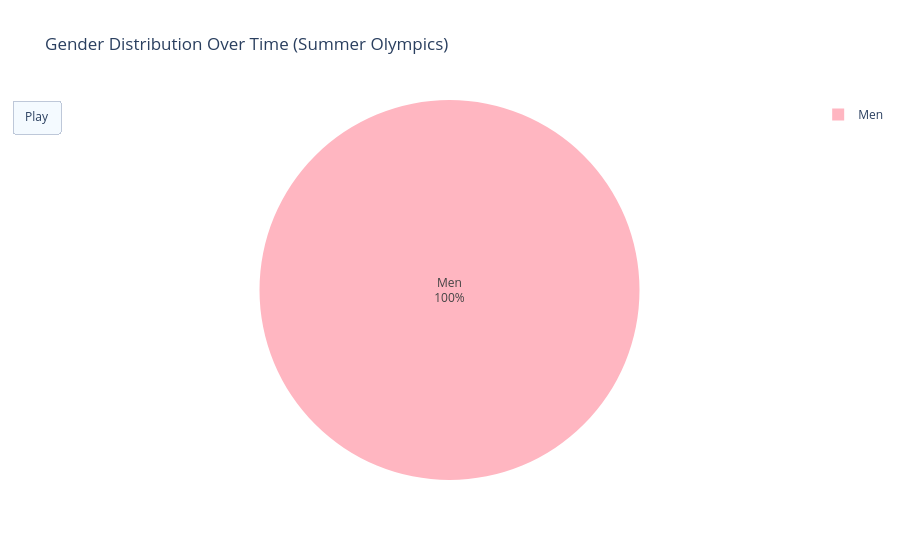
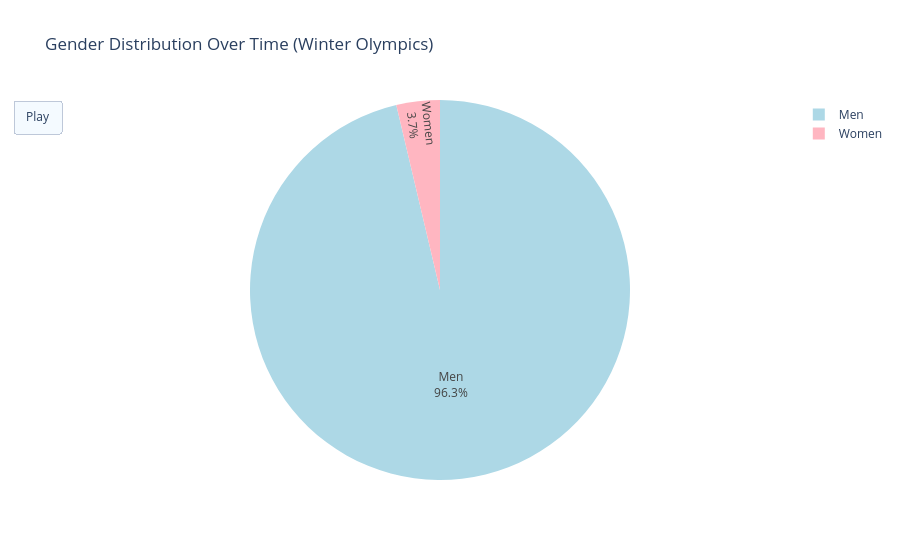

Notebook code for these charts, in order:
### Code cell
def create_gender_pie(df, season_name):

    season_df = df[df["season"] == season_name]

    gender_time = (
        season_df
        .groupby(["year", "gender"])
        .size()
        .reset_index(name="count")
    )

    gender_time["gender"] = gender_time["gender"].replace({"M": "Men", "F": "Women"})

    years = sorted(gender_time["year"].unique())

    frames = []

    for year in years:
        data_year = gender_time[gender_time["year"] == year]

        frames.append(
            go.Frame(
                data=[
                    go.Pie(
                        labels=data_year["gender"],
                        values=data_year["count"],
                        marker=dict(colors=["#FFB6C1", "#ADD8E6"]),
                        textinfo="percent+label"
                    )
                ],
                name=str(year)
            )
        )

    first_year = gender_time[gender_time["year"] == years[0]]

    fig = go.Figure(
        data=[
            go.Pie(
                labels=first_year["gender"],
                values=first_year["count"],
                marker=dict(colors=["#FFB6C1", "#ADD8E6"]),
                textinfo="percent+label"
            )
        ],
        frames=frames
    )

    fig.update_layout(
        title=f"Gender Distribution Over Time ({season_name} Olympics)",
        updatemenus=[{
            "type": "buttons",
            "buttons": [
                {
                    "label": "Play",
                    "method": "animate",
                    "args": [None]
                }
            ]
        }]
    )

    return fig

fig_summer = create_gender_pie(olympics, "Summer")
fig_winter = create_gender_pie(olympics, "Winter")

fig_summer.show()
fig_winter.show()

### Figure 1 — Plotly figure (JSON) as saved in the notebook; plotly's stock layout.template omitted (floating-point values rounded to 4 significant figures)
{"data": [{"labels": ["Men"], "marker": {"colors": ["#FFB6C1", "#ADD8E6"]}, "textinfo": "percent+label", "type": "pie", "values": [380]}], "layout": {"title": {"text": "Gender Distribution Over Time (Summer Olympics)"}, "updatemenus": [{"buttons": [{"args": [null], "label": "Play", "method": "animate"}], "type": "buttons"}]}}

### Figure 2 — Plotly figure (JSON) as saved in the notebook; plotly's stock layout.template omitted (floating-point values rounded to 4 significant figures)
{"data": [{"labels": ["Women", "Men"], "marker": {"colors": ["#FFB6C1", "#ADD8E6"]}, "textinfo": "percent+label", "type": "pie", "values": [17, 443]}], "layout": {"title": {"text": "Gender Distribution Over Time (Winter Olympics)"}, "updatemenus": [{"buttons": [{"args": [null], "label": "Play", "method": "animate"}], "type": "buttons"}]}}
